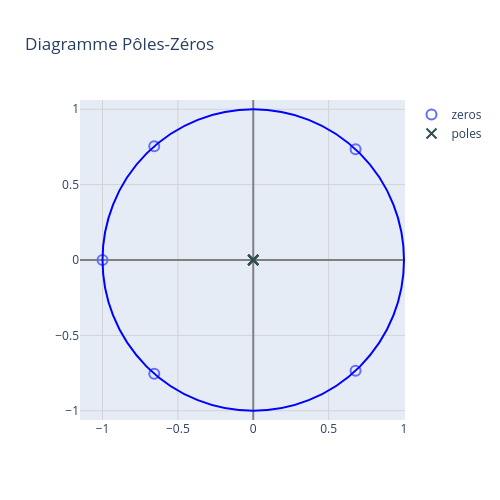

This figure's notebook cell:
### Markdown cell above
### 1. Diagramme pôle-zéro

* **Fréquence d'échantillonnage :** $\nu_e = 20\text{ kHz}$.
* **Zéros :** Positionnés sur le cercle unité pour éliminer les composantes indésirables. Pour garantir des coefficients réels, les zéros complexes sont en paires conjuguées :
    * $z_1, z_2 = e^{\pm j0.2625\pi}$
    * $z_3, z_4 = e^{\pm j0.728\pi}$
    * $z_5 = e^{j\pi} = -1$ (assure le gain nul à 10 kHz ).
* **Pôles :** Le filtre est à réponse impulsionnelle finie (RIF)  et causal. Il possède 5 pôles situés à l'origine du plan complexe ($p_{1..5} = 0$).

### Code cell
import numpy as np
import scipy.signal as signal
from msicpe.tns import zplane

# Paramètres du signal
nu_e = 20000  # Fréquence d'échantillonnage en Hz
nu_1 = 2625   # Fréquence perturbatrice 1 en Hz
nu_2 = 7280   # Fréquence perturbatrice 2 en Hz
nu_3 = 10000  # Fréquence de coupure en Hz

# Calcul des pulsations numériques normalisées
w1 = 2 * np.pi * nu_1 / nu_e
w2 = 2 * np.pi * nu_2 / nu_e
w3 = 2 * np.pi * nu_3 / nu_e

# Définition des zéros (paires conjuguées + zéro à -1)
zeros = np.array([
    np.exp(1j * w1), np.exp(-1j * w1),
    np.exp(1j * w2), np.exp(-1j * w2),
    np.exp(1j * w3)
])

# Définition des pôles (à l'origine pour un RIF causal)
poles = np.zeros(len(zeros))

# Affichage du diagramme pôle-zéro en utilisant la fonction fournie
zplane(zeros, [])

### Figure 1 — Plotly figure (JSON) as saved in the notebook; plotly's stock layout.template omitted (floating-point values rounded to 4 significant figures)
{"data": [{"marker": {"line": {"color": "DarkSlateGrey", "width": 2}, "size": 10, "symbol": "circle-open"}, "mode": "markers", "name": "zeros", "type": "scatter", "x": [0.6788, 0.6788, -0.6566, -0.6566, -1.0], "y": [0.7343, -0.7343, 0.7543, -0.7543, 1.225e-16]}, {"marker": {"line": {"color": "DarkSlateGrey", "width": 2}, "size": 10, "symbol": "x-thin"}, "mode": "markers", "name": "poles", "type": "scatter", "x": [0.0, 0.0, 0.0, 0.0, 0.0], "y": [0.0, 0.0, 0.0, 0.0, 0.0]}], "layout": {"height": 500, "shapes": [{"line": {"color": "blue"}, "type": "circle", "x0": -1, "x1": 1, "y0": -1, "y1": 1}], "title": {"text": "Diagramme Pôles-Zéros"}, "width": 500, "xaxis": {"gridcolor": "LightGray", "gridwidth": 1, "range": [null, null], "showgrid": true, "zeroline": true, "zerolinecolor": "Gray"}, "yaxis": {"gridcolor": "LightGray", "gridwidth": 1, "range": [null, null], "scaleanchor": "x", "scaleratio": 1, "showgrid": true, "zeroline": true, "zerolinecolor": "Gray"}}}
